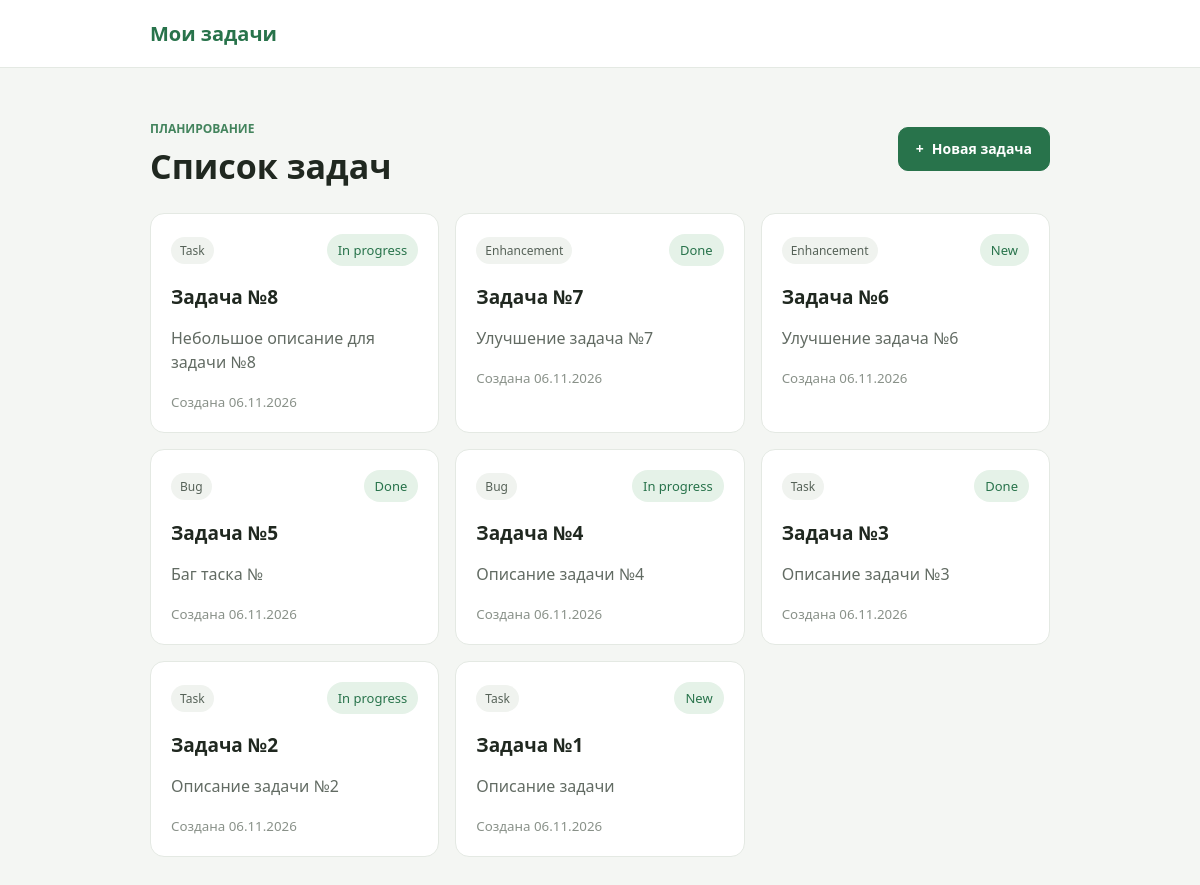
The app's page /, older data.
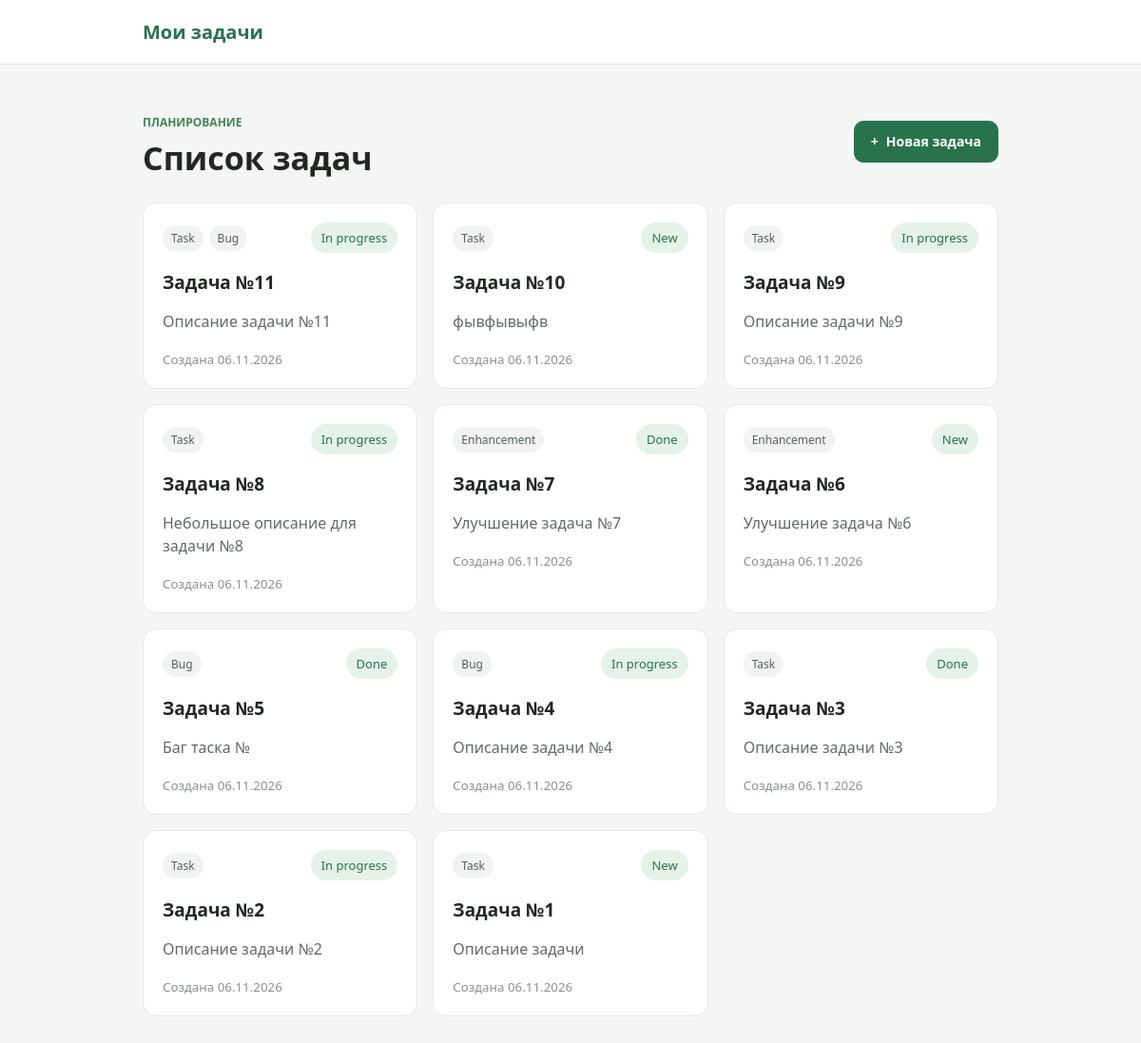
The same page, newer data.
### task_man/models.py (models this page shows, shortened)
class Type(models.Model):
    type = models.CharField(max_length=40)
    class Meta:
        verbose_name = 'Тип задачи'
        verbose_name_plural = 'Типы задач'
    def __str__(self):
        return f'{self.type}'

class Task(models.Model):
    summary = models.CharField(max_length=100, validators=(MinLengthValidator(10),))
    description = models.TextField(validators=[validate_forbidden_words])
    status = models.ForeignKey(Status, on_delete=models.PROTECT)
    types = models.ManyToManyField(Type, related_name='tasks', blank=True)
    created_at = models.DateTimeField(auto_now_add=True)
    updated_at = models.DateTimeField(auto_now=True)
    class Meta:
        verbose_name = 'Задача'
        verbose_name_plural = 'Задачи'
        ordering = ['-created_at']

class Status(models.Model):
    status = models.CharField(max_length=40)
    class Meta:
        verbose_name = 'Статус задачи'
        verbose_name_plural = 'Статусы задач'
    def __str__(self):
        return f'{self.status}'

### task_man/views.py (the view)
# urls.py: path('', views.TaskListView.as_view(), name='task_list'),
class TaskListView(TemplateView):
    template_name = 'task_man/task_list.html'
    def get_context_data(self, **kwargs):
        context = super().get_context_data(**kwargs)
        context['tasks'] = Task.objects.all()
        return context

### task_man/templates/task_man/task_list.html (shortened to what this page needs)
{% extends 'base.html' %}
{% block content %}
    <div class="page-heading">
    <div>
        <p class="eyebrow">Планирование</p>
        <h1>Список задач</h1>
    </div>
    <div class="heading-actions">
        <a class="button" href="{% url 'task_add' %}">
            <span aria-hidden="true">+</span>
            Новая задача
        </a>
    </div>
</div>
    {% if tasks %}
        <section class="task-list">
            {% for task in tasks %}
                <article class="task-card">
                    <div class="task-meta">
                        <div class="task-types">
                            {% for task_type in task.types.all %}
                                <span class="type-chip">{{ task_type }}</span>
                            {% empty %}
                                <span>Типы не выбраны</span>
                            {% endfor %}
                        </div>
                        <span class="status">{{ task.status }}</span>
                    </div>
                    <h2>
                        <a class="task-title-link"
                           href="{% url 'task_view' task_pk=task.pk %}">
                        {{ task.summary }}
                        </a>
                    </h2>
                    <p>{{ task.description|linebreaksbr }}</p>
                    <small>Создана {{ task.created_at|date:"d.m.Y" }}</small>
                </article>
            {% endfor %}
        </section>
    {% else %}
        <section class="empty-state">
            <h2>Пока задач нет</h2>
            <p>Добавленные задачи появятся здесь.</p>
        </section>
    {% endif %}
{% endblock %}

### task_man/templates/base.html (shortened to what this page needs)
{% load static %}
<!DOCTYPE html>
<html lang="ru">
<head>
    <link rel="stylesheet" href="{% static 'task_man/css/style.css' %}">
</head>
<body>
    <header class="header">
        <div class="container">
            <a class="brand" href="{% url 'task_list' %}">Мои задачи</a>
        </div>
    </header>
    <main class="container main">
        {% block content %}{% endblock %}
    </main>
</body>
</html>

### task_man/static/task_man/css/style.css (style rules this page uses)
* { box-sizing: border-box; }
body { margin: 0; background: #f4f6f3; color: #202820; font-family: "Segoe UI", Arial, sans-serif; }
.container { width: min(100% - 32px, 900px); margin: 0 auto; }
.header { padding: 20px 0; background: white; border-bottom: 1px solid #e4e9e3; }
.brand { color: #28734b; font-size: 20px; font-weight: 700; text-decoration: none; }
.main { padding-top: 40px; padding-bottom: 60px; }
.page-heading, .task-meta { display: flex; align-items: center; justify-content: space-between; gap: 16px; }
.page-heading { margin-bottom: 24px; }
.eyebrow { margin-bottom: 6px; color: #43845d; font-size: 12px; font-weight: 700; text-transform: uppercase; }
h1 { margin: 0; font-size: 34px; }
.count, .status { padding: 7px 11px; border-radius: 20px; background: #e5f2e8; color: #28734b; font-size: 13px; }
.task-list { display: grid; grid-template-columns: repeat(auto-fit, minmax(250px, 1fr)); gap: 16px; }
.task-card, .empty-state { padding: 20px; border: 1px solid #e4e9e3; border-radius: 14px; background: white; }
.task-card h2 { margin: 18px 0 8px; font-size: 19px; }
.task-card p, .empty-state p { color: #626b63; line-height: 1.5; }
.task-card small { color: #899189; }
.task-title-link { color: inherit; text-decoration: none; }
.heading-actions, .form-actions { display: flex; align-items: center; gap: 12px; }
.button { display: inline-flex; min-height: 44px; align-items: center; justify-content: center; gap: 8px; padding: 0 17px; border: 1px solid #28734b; border-radius: 10px; background: #28734b; color: white; font: inherit; font-size: 14px; font-weight: 600; text-decoration: none; cursor: pointer; transition: background .15s, transform .15s, box-shadow .15s; }
.task-types { display: flex; flex-wrap: wrap; gap: 6px; }
.type-chip { padding: 5px 9px; border-radius: 999px; background: #f0f3ef; color: #566258; font-size: 12px; }

Row changes from the older to the newer data that the page shows:
added Task: status "In progress", summary "Задача №11", description "Описание задачи №11", created_at "06.11.2026", Type (type "Task"), Type (type "Bug")
added Task: status "New", summary "Задача №10", description "фывфывыфв", created_at "06.11.2026", Type (type "Task")
added Task: status "In progress", summary "Задача №9", description "Описание задачи №9", created_at "06.11.2026", Type (type "Task")
